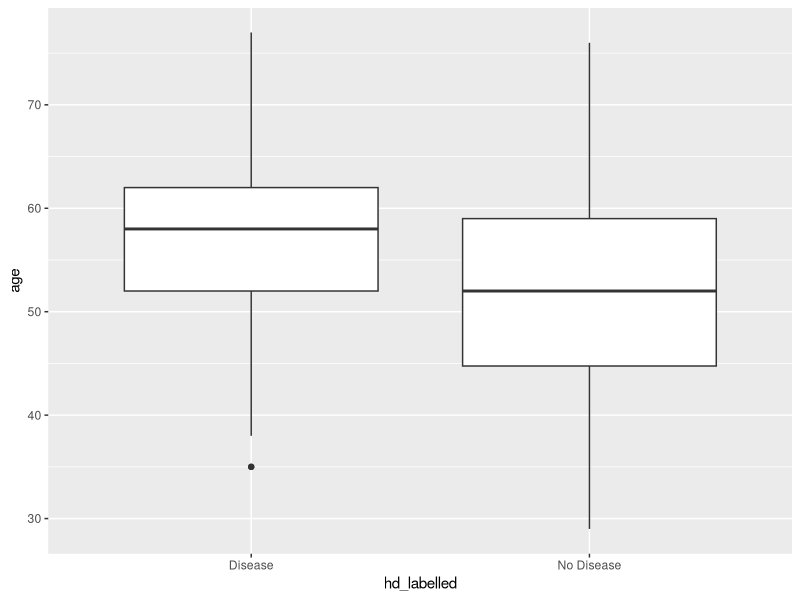
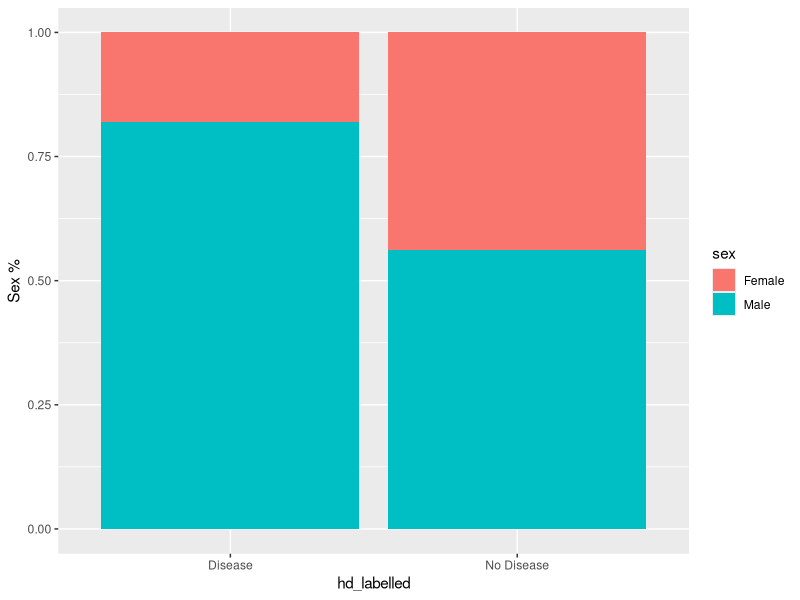
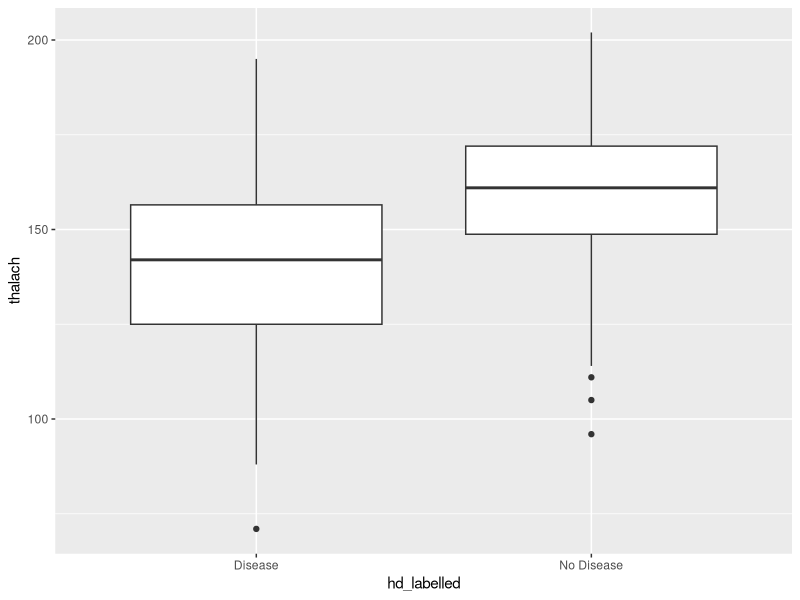

These charts were generated, in order, by the following R code:
# Millions of people develop some sort of heart disease every year and heart disease is the biggest killer of 
# both men and women in the United States and around the world. Statistical analysis has identified many risk 
# factors associated with heart disease such as age, blood pressure, total cholesterol, diabetes, hypertension, 
# family history of heart disease, obesity, lack of physical exercise, etc. In this notebook, we're going to run 
# statistical tests and regression models using the Cleveland heart disease dataset to assess one particular factor 
# -- maximum heart rate one can achieve during exercise and how it is associated with a higher likelihood of getting heart disease.

# Read datasets Cleveland_hd.csv into hd_data
hd_data <- read.csv("Cleveland_hd.csv")

# take a look at the first 5 rows of hd_data
head(hd_data)

# We noticed that the outcome variable class has more than two levels. According to the codebook, 
# any non-zero values can be coded as an "event." Let's create a new variable called hd to represent a binary 1/0 outcome.
# There are a few other categorical/discrete variables in the dataset. Let's also convert sex into a 'factor' 
# for next step analysis. Otherwise, R will treat this as continuous by default.

# load the tidyverse package
library(tidyverse)

# Use the 'mutate' function from dplyr to recode our data
hd_data %>% mutate(hd = ifelse(class > 0, 1, 0))-> hd_data

# recode sex using mutate function and save as hd_data
hd_data %>% mutate(sex = factor(sex, levels = c(0,1), labels = c("Female", "Male")))-> hd_data

# Now, let's use statistical tests to see which predictors are related to heart disease. 
# We can explore the associations for each variable in the dataset. Depending on the type of the data (i.e., 
# continuous or categorical), we use t-test or chi-squared test to calculate the p-values.
# Recall, t-test is used to determine whether there is a significant difference between the means of 
# two groups (e.g., is the mean age from group A different from the mean age from group B?). 
# A chi-squared test for independence compares the equivalence of two proportions.


# Does sex have an effect? Sex is a binary variable in this dataset,
# so the appropriate test is chi-squared test
hd_sex <- chisq.test(hd_data$sex, hd_data$hd)

# Does age have an effect? Age is continuous, so we use t-test here
hd_age <- t.test(hd_data$age ~ hd_data$hd) # continuous first, then categorical

# What about thalach: maximum heart rate one can achieve during exercise?
hd_heartrate <- t.test(hd_data$thalach ~ hd_data$hd)

# Print the results to see if p<0.05.
print(hd_sex)
print(hd_age)
print(hd_heartrate)

# In addition to p-values from statistical tests, we can plot the age, sex, and maximum heart rate 
# distributions with respect to our outcome variable. This will give us a sense of both the direction 
# and magnitude of the relationship. 

# First, let's plot age using a boxplot since it is a continuous variable.

# Recode hd to be labelled
hd_data%>%mutate(hd_labelled = ifelse(hd == 0, "No Disease", "Disease")) -> hd_data

# age vs hd
ggplot(data = hd_data, aes(x = hd_labelled,y = age)) + geom_boxplot()

# Next, let's plot sex using a barplot since it is a binary variable in this dataset.
# sex vs hd
ggplot(data = hd_data,aes(x = hd_labelled, fill = sex)) + geom_bar(position = "fill") + ylab("Sex %")

# And finally, let's plot thalach using a boxplot since it is a continuous variable.
# max heart rate vs hd
ggplot(data = hd_data, aes(x = hd_labelled,y = thalach)) + geom_boxplot()

# The plots and the statistical tests both confirmed that all the three variables are highly significantly associated with our outcome (p<0.001 for all tests).

# In general, we want to use multiple logistic regression when we have one binary outcome variable 
# and two or more predicting variables. The binary variable is the dependent (Y) variable; 
# we are studying the effect that the independent (X) variables have on the probability of obtaining 
# a particular value of the dependent variable. For example, we might want to know the effect that 
# maximum heart rate, age, and sex have on the probability that a person will have a heart disease in the next year. 
# The model will also tell us what the remaining effect of maximum heart rate is after we control or adjust for the effects of the other two effectors.

# The glm() command is designed to perform generalized linear models (regressions) on binary outcome data, count data, 
# probability data, proportion data, and many other data types. In our case, the outcome is binary following a 
# binomial distribution.

# use glm function from base R and specify the family argument as binomial
model <- glm(data = hd_data, hd ~ age + sex + thalach, family = 'binomial')

# extract the model summary
summary(model)

# It's common practice in medical research to report Odds Ratio (OR) to quantify how strongly the presence or 
# absence of property A is associated with the presence or absence of the outcome. When the OR is greater than 1, 
# we say A is positively associated with outcome B (increases the Odds of having B). Otherwise, we say A is negatively 
# associated with B (decreases the Odds of having B).

# The raw glm coefficient table (the 'estimate' column in the printed output) in R represents the 
# log(Odds Ratios) of the outcome. Therefore, we need to convert the values to the original OR scale and 
# calculate the corresponding 95% Confidence Interval (CI) of the estimated Odds Ratios when reporting 
# results from a logistic regression.

# load the broom package
library(broom)

# tidy up the coefficient table
tidy_m <- tidy(model, conf.int = TRUE)
tidy_m

# calculate OR
tidy_m$OR <- exp(tidy_m$estimate)

# calculate 95% CI and save as lower CI and upper CI
tidy_m$lower_CI <- exp(tidy_m$estimate - 1.96 * tidy_m$std.error)
tidy_m$upper_CI <- exp(tidy_m$estimate + 1.96 * tidy_m$std.error)

# display the updated coefficient table
tidy_m

# So far, we have built a logistic regression model and examined the model coefficients/ORs. 
# We may wonder how can we use this model we developed to predict a person's likelihood of having heart 
# disease given his/her age, sex, and maximum heart rate. Furthermore, we'd like to translate the predicted 
# probability into a decision rule for clinical use by defining a cutoff value on the probability scale.
# In practice, when an individual comes in for a health check-up, the doctor would like to know the predicted 
# probability of heart disease, for specific values of the predictors: a 45-year-old female with a max heart 
# rate of 150. To do that, we create a data frame called newdata, in which we include the desired values 
# for our prediction.

# get the predicted probability in our dataset using the predict() function
pred_prob <- predict(model,hd_data, type = "response")

# create a decision rule using probability 0.5 as cutoff and save the predicted decision into the main data frame
hd_data$pred_hd <- ifelse(pred_prob >= 0.5, 1, 0 )

# create a newdata data frame to save a new case information
newdata <- data.frame(age = 45, sex = "Female", thalach = 150)

# predict probability for this new case and print out the predicted value
p_new <- predict(model,newdata, type = "response")
p_new

# Are the predictions accurate? How well does the model fit our data? 
# We are going to use some common metrics to evaluate the model performance. 
# The most straightforward one is Accuracy, which is the proportion of the total number of predictions 
# that were correct. On the other hand, we can calculate the classification error rate using 1 - accuracy. 
# However, accuracy can be misleading when the response is rare (i.e., imbalanced response). 
# Another popular metric, Area Under the ROC curve (AUC), has the advantage that it's independent of 
# the change in the proportion of responders. AUC ranges from 0 to 1. The closer it gets to 1 the better 
# the model performance. Lastly, a confusion matrix is an N X N matrix, where N is the level of outcome. 
# For the problem at hand, we have N=2, and hence we get a 2 X 2 matrix. It cross-tabulates the predicted 
# outcome levels against the true outcome levels.
# After these metrics are calculated, we'll see (from the logistic regression OR table) that older age, 
# being male and having a lower max heart rate are all risk factors for heart disease. We can also apply our 
# model to predict the probability of having heart disease. For a 45 years old female who has a max heart rate of 150,
# our model generated a heart disease probability of 0.177 indicating low risk of heart disease. Although our model 
# has an overall accuracy of 0.71, there are cases that were misclassified as shown in the confusion matrix. 
# One way to improve our current model is to include other relevant predictors from the dataset into our model, 
# but that's a task for another day!

# load Metrics package
library(Metrics)

# calculate auc, accuracy, clasification error
auc <- auc(hd_data$hd, hd_data$pred_hd)
accuracy <- accuracy(hd_data$hd, hd_data$pred_hd)
classification_error <- ce(hd_data$hd, hd_data$pred_hd)

# print out the metrics on to screen
print(paste("AUC=", auc))
print(paste("Accuracy=", accuracy))
print(paste("Classification Error=", classification_error))

# confusion matrix
table(hd_data$hd,hd_data$pred_hd, dnn=c('True Status','Predicted Status')) # confusion matrix
